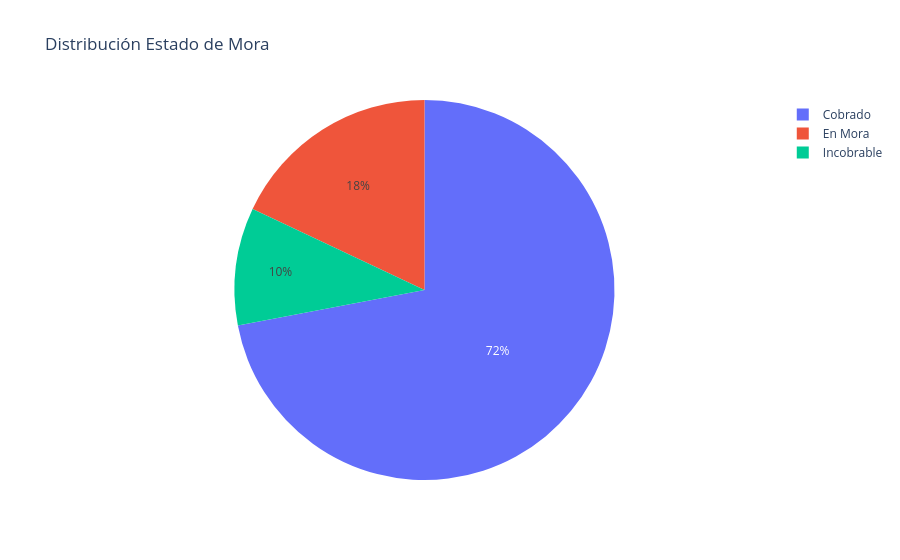

Notebook code for this chart:
### Code cell
px.pie(
    df,
    names="estado_mora",
    title="Distribución Estado de Mora"
)

### Figure 1 — Plotly figure (JSON) as saved in the notebook; plotly's stock layout.template omitted (floating-point values rounded to 4 significant figures; data arrays with more than 128 entries replaced by an {"elided": "..."} marker saying what was removed)
{"data": [{"domain": {"x": [0.0, 1.0], "y": [0.0, 1.0]}, "hovertemplate": "estado_mora=%{label}<extra></extra>", "labels": {"elided": "550 str values"}, "legendgroup": "", "name": "", "showlegend": true, "type": "pie"}], "layout": {"legend": {"tracegroupgap": 0}, "title": {"text": "Distribución Estado de Mora"}}}
